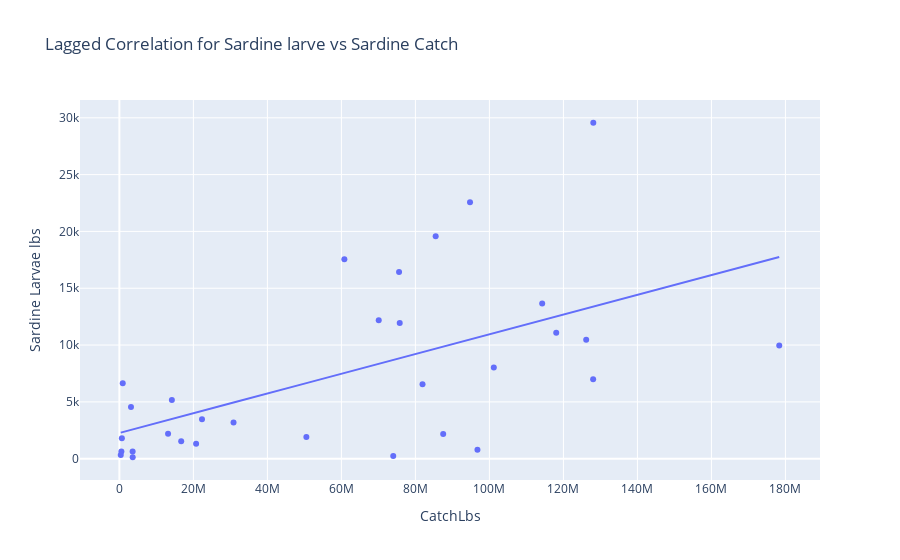

Write notebook code for a chart like this one.
### Markdown cell above
## Lagged Correlation and Analysis

Now what if we want to see if there is any connection between fish larvae and them growing up to be caught in the future? We can visualize this through a lagged correlation. According to [NOAA] (https://www.fisheries.noaa.gov/species/pacific-sardine#:~:text=They%20reproduce%20at%20age%201,hatch%20in%20about%203%20days.), it takes about 1-2 years, depending on the factors, for the pacific sardine to mature and become able to reproduce. Thus, we can set back the catch lbs data by 1 year to account for the time it takes for the sardine larvae to reach adulthood. We chose 1 year as our parameter due to this [article] (http://calcofi.org/~calcofi/publications/calcofireports/v37/Vol_37_Butler_etal.pdf) which explains how after the first population collapse of the 1940s, most pacific sardine generally were able to reproduce at age 1, which some individuals being able to do so even earlier. Then we can plot and visualize our results as follows:

### Code cell
X = sardine_data2['CatchLbs'].values.reshape(-1,1)
Y = sardine_data2['Sardine Larvae lbs'].values.reshape(-1,1)
linear_regressor = LinearRegression()
linear_regressor.fit(X, Y)
Y_pred = linear_regressor.predict(X)
Y = np.array(Y).reshape(-1,)
X = np.array(X).reshape(-1,)

fig = px.scatter(sardine_data2, x='CatchLbs', y='Sardine Larvae lbs', trendline="ols", title = 'Lagged Correlation for Sardine larve vs Sardine Catch')
fig.show()
print("Pearson Corerelation:", stats.pearsonr(X, Y))

### Figure 1 — Plotly figure (JSON) as saved in the notebook; plotly's stock layout.template omitted (floating-point values rounded to 4 significant figures)
{"data": [{"hovertemplate": "CatchLbs=%{x}<br>Sardine Larvae lbs=%{y}<extra></extra>", "legendgroup": "", "marker": {"color": "#636efa", "symbol": "circle"}, "mode": "markers", "name": "", "orientation": "v", "showlegend": false, "type": "scatter", "x": [899724, 3134151, 14182046, 20735063, 30849762, 22326632, 87510828, 70086201, 94759414, 85479461, 128080138, 118056834, 114267247, 128035475, 75762548, 96768856, 75585847, 101189339, 178334197, 126156964, 81927250, 74010908, 60800471, 50531814, 13154107, 16705045, 3575961, 367551, 666988, 542672, 3595952], "xaxis": "x", "y": [6646.0, 4541.0, 5171.0, 1327.0, 3185.0, 3483.0, 2169.0, 12180.0, 22580.0, 19580.0, 29560.0, 11080.0, 13660.0, 6994.0, 11930.0, 795.7, 16430.0, 8025.0, 9952.0, 10480.0, 6549.0, 249.3, 17560.0, 1919.0, 2196.0, 1542.0, 633.6, 317.5, 1795.0, 629.1, 128.5], "yaxis": "y"}, {"hovertemplate": "<b>OLS trendline</b><br>Sardine Larvae lbs = 8.6814e-05 * CatchLbs + 2265.6<br>R<sup>2</sup>=0.332786<br><br>CatchLbs=%{x}<br>Sardine Larvae lbs=%{y} <b>(trend)</b><extra></extra>", "legendgroup": "", "marker": {"color": "#636efa", "symbol": "circle"}, "mode": "lines", "name": "", "showlegend": false, "type": "scatter", "x": [367551, 542672, 666988, 899724, 3134151, 3575961, 3595952, 13154107, 14182046, 16705045, 20735063, 22326632, 30849762, 50531814, 60800471, 70086201, 74010908, 75585847, 75762548, 81927250, 85479461, 87510828, 94759414, 96768856, 101189339, 114267247, 118056834, 126156964, 128035475, 128080138, 178334197], "xaxis": "x", "y": [2298.0, 2313.0, 2323.0, 2344.0, 2538.0, 2576.0, 2578.0, 3408.0, 3497.0, 3716.0, 4066.0, 4204.0, 4944.0, 6652.0, 7544.0, 8350.0, 8691.0, 8828.0, 8843.0, 9378.0, 9686.0, 9863.0, 10490.0, 10670.0, 11050.0, 12190.0, 12510.0, 13220.0, 13380.0, 13380.0, 17750.0], "yaxis": "y"}], "layout": {"legend": {"tracegroupgap": 0}, "title": {"text": "Lagged Correlation for Sardine larve vs Sardine Catch"}, "xaxis": {"anchor": "y", "domain": [0, 1], "title": {"text": "CatchLbs"}}, "yaxis": {"anchor": "x", "domain": [0, 1], "title": {"text": "Sardine Larvae lbs"}}}}
